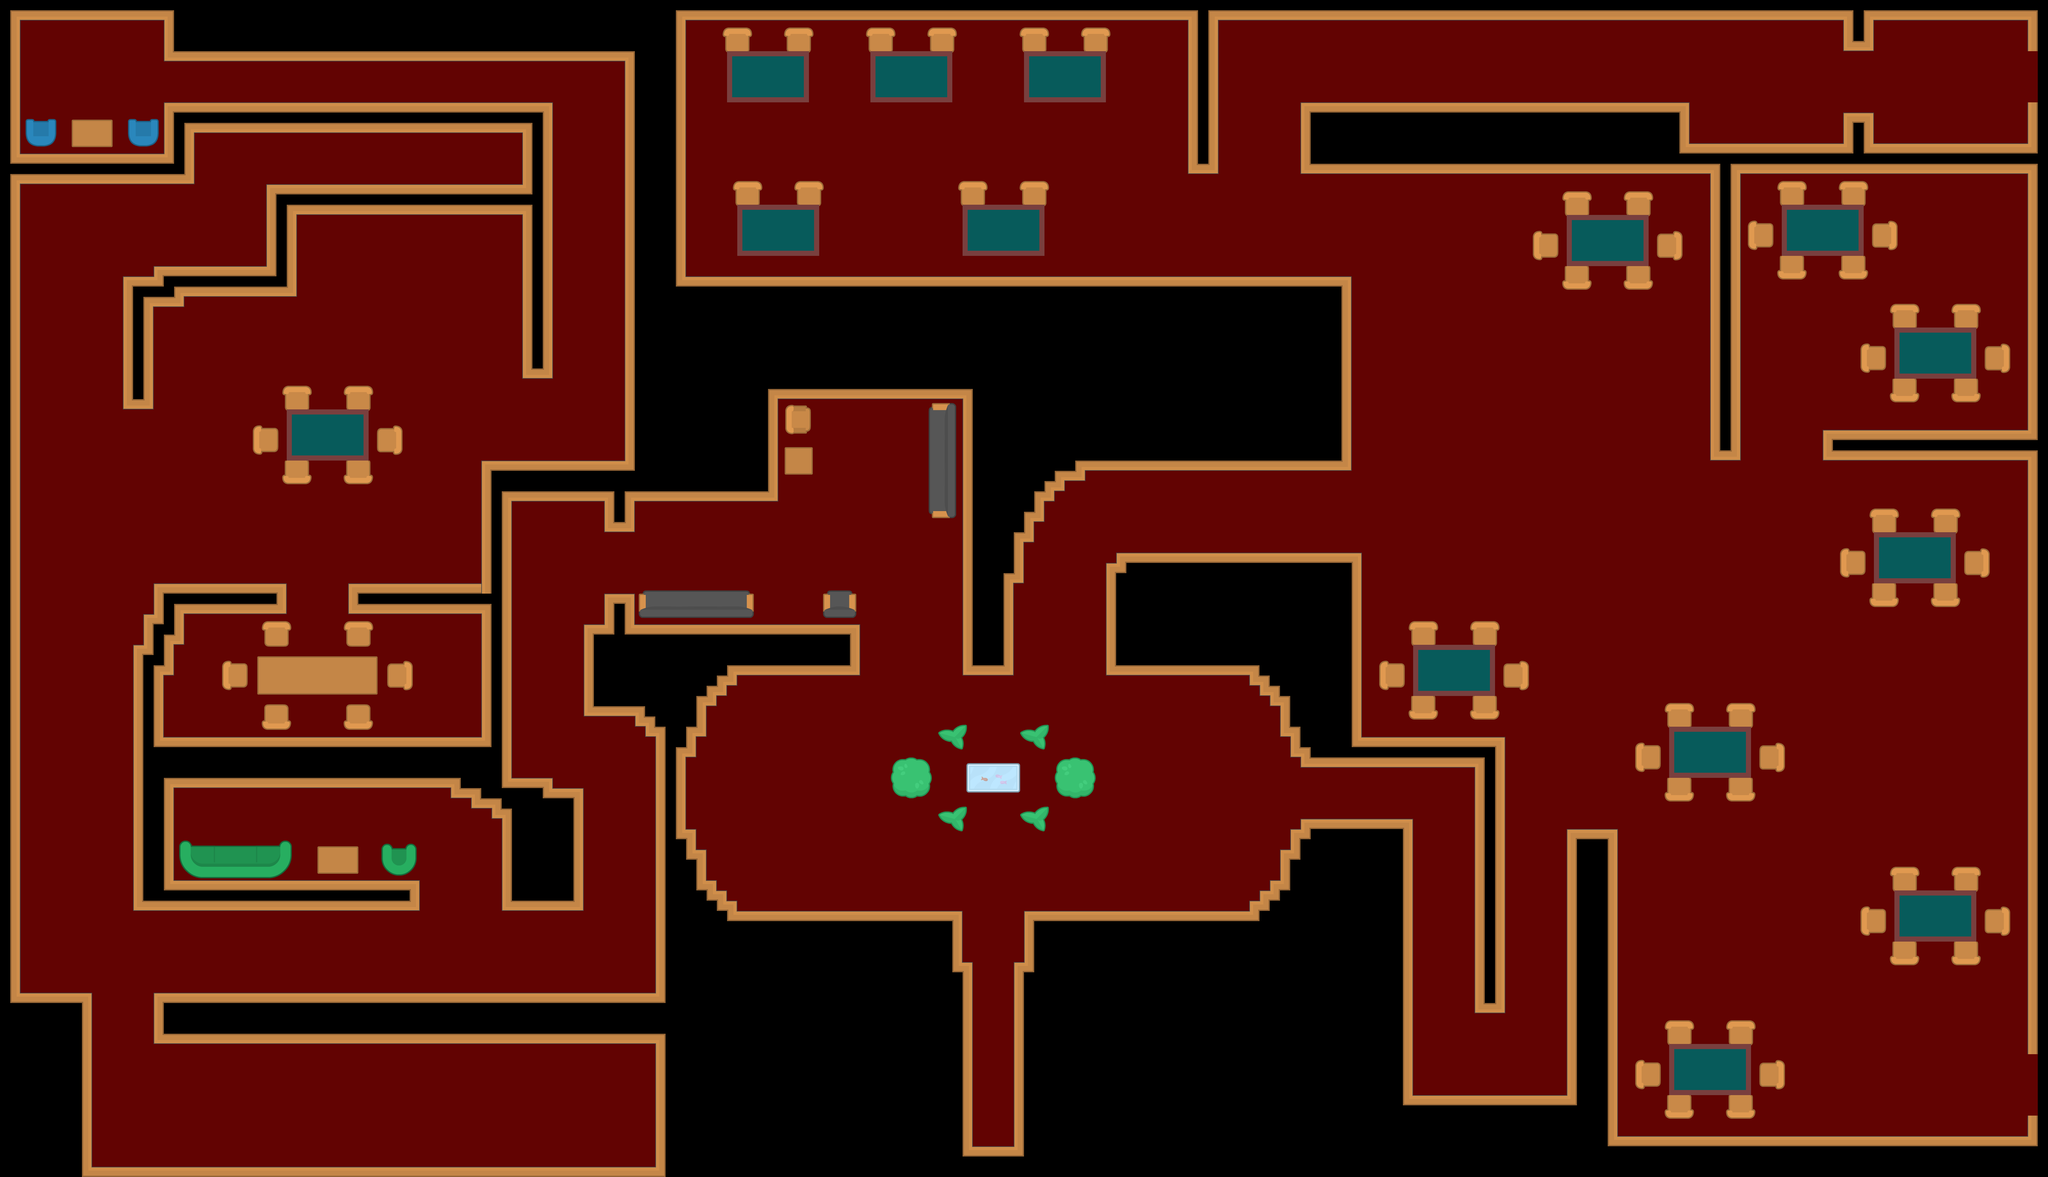

A level layout from a 2D game, rendered from its tile map. Below: a short description, then the map file with tile-grid data replaced by summaries:
An orthogonal 200x115 tile map with 32x32 px tiles, 3 tile layers (walls (light), Tile Layer 5, Tile Layer 3), 2 tilesets.

<map version="1.2" tiledversion="1.2.2" orientation="orthogonal" renderorder="right-down" width="200" height="115" tilewidth="32" tileheight="32" infinite="0" nextlayerid="13" nextobjectid="1">
 <tileset firstgid="1" source="tilesheet_complete_total.tsx" />
 <tileset firstgid="8641" source="images.tsx" />
 <layer id="12" name="walls (light)" width="200" height="115">
  <data>[23000 cells, 23000 non-empty, 11 distinct tile ids]</data>
 </layer>
 <layer id="11" name="Tile Layer 5" width="200" height="115">
  <data>[23000 cells, 1070 non-empty, 80 distinct tile ids]</data>
 </layer>
 <layer id="9" name="Tile Layer 3" width="200" height="115">
  <data>[23000 cells, 490 non-empty, 301 distinct tile ids]</data>
 </layer>
</map>
